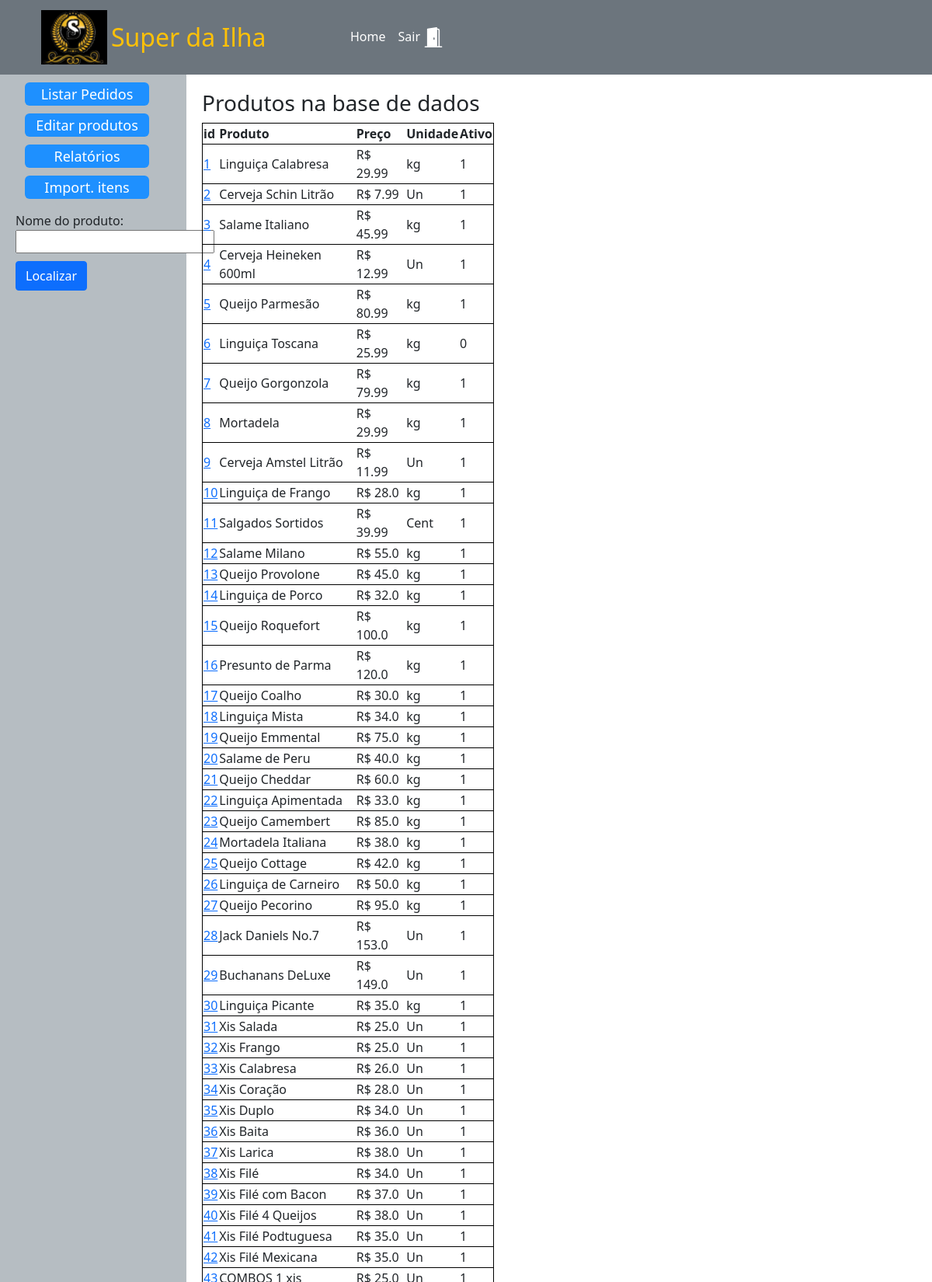
The app's page /edpr/0 (upper part) with its own data.
### tables this page shows
CREATE TABLE "produtos" (
	"idproduto"	INTEGER NOT NULL,
	"produto"	TEXT NOT NULL,
	"descricao"	TEXT NOT NULL,
	"preco"	REAL NOT NULL,
	"unidade"	TEXT NOT NULL,
	"preco_promo"	REAL,
	"grupo"	INTEGER NOT NULL,
	"promo"	TEXT,
	"imagem"	TEXT NOT NULL,
	"adicionais"	TEXT,
	"molhos"	TEXT,
	"ativo"	INTEGER NOT NULL DEFAULT 1,
	PRIMARY KEY("idproduto" AUTOINCREMENT)
);

### main.py (the view, shortened to what this page needs)
@app.route('/edpr/<id>',methods=['POST','GET'])
def edpr(id:str):
    if id=="0":
        conn = get_db_connection()
        lprodutos = conn.execute('SELECT * FROM produtos').fetchall()
        conn.close()
    elif id=="where":
        query =  request.form.get('pesquisa')
        consulta =f'SELECT * FROM produtos WHERE descricao like "%{query}%" or produto like "%{query}%" '
        conn = get_db_connection()
        lprodutos = conn.execute(consulta).fetchall()
        conn.close()
    else:
        conn = get_db_connection()
        lprodutos = conn.execute('SELECT * FROM produtos where idproduto=?',(id,)).fetchall()
        conn.close()
    if lprodutos is not None:
        return render_template('editp.html',produtos=lprodutos,)
    else:
        return redirect('/edpr/*')

### main.py (called while the page is built)
def get_db_connection():
    conn = sqlite3.connect('base.db')
    conn.row_factory = sqlite3.Row
    return conn

### templates/editp.html (shortened to what this page needs)
<!doctype html>
<html lang="pt-br">
  <head>
     <link href="https://cdn.jsdelivr.net/npm/bootstrap@5.0.2/dist/css/bootstrap.min.css" rel="stylesheet">
     <link rel="stylesheet" href="/static/css/estilo.css" >
  </head>
  <body>
    <header>
        <nav class="navbar navbar-expand-lg navbar-light bg-secondary text-white">
            <div class="container-fluid">
                <a class="navbar-brand" href="/"></a><img src="/static/logo_b.png" alt="" height="80" width="95" style="padding: 5px" >
              <a class="navbar-brand text-warning w-25 fs-2" href="/" >  Super da Ilha</a>
              <div class="collapse navbar-collapse" id="navbarSupportedContent">
                <ul class="navbar-nav me-auto mb-2 mb-lg-0">
                  <li class="nav-item">
                    <a class="nav-link active text-white" aria-current="page" href="/">Home</a>
                  </li>
                  <li class="d-flex ">
                    <a class="nav-link text-white" href="/logout">Sair </a>
                  </li>
               </ul>
              </div>
            </div>
          </nav>
    </header>
    <div class="meucontainer" >
      <div class="coluna1">
          <ul style="list-style-type: none;">
              <li><button class="op"><a style="text-decoration: none;color: white;" href="/admin">Listar Pedidos</a></li>
              <li><button class="op"><a style="text-decoration: none;color: white;"  href="/edpr/0">Editar produtos</a></button></li>
              <li><button class="op"><a style="text-decoration: none;color: white;" href="/">Relatórios</a></li>
              <li><button class="op"><a style="text-decoration: none;color: white;"  href="/">Import. itens</a></li>
          </ul>
          <form id="localizar" style="padding-left:20px;" action="/edpr/where" method="POST" >
            <label for="data">Nome do produto:</label><br>
            <input type="text" style="width:16rem" id="pesquisa" name="pesquisa" ><br>
            <button type="submit" class="btn btn-primary" >Localizar</button>
          </form>
      </div>
      <div class="corpo">
        <h3 style="align:center;">Produtos na base de dados</h3>
        <div>
          <table style="border:1px solid black; width:50%;">
            <tr style="border:1px solid black;">
              <th>id</th>
              <th>Produto</th>
              <th>Preço</th>
              <th>Unidade</th>
              <th>Ativo</th>
            </tr>
            {% for produto in produtos %}
              <tr style="border:1px solid black;">
                  <td><a href="/altprd/{{produto[0]}}">{{produto[0]}}</td>
                  <td>{{produto[1]}} </td>
                  <td>R$ {{produto[3]}} </td>
                  <td>{{produto[4]}}</td>
                  <td>{{produto[11]}}</td>
              </tr>
            {% endfor %}
          </table>
        </div>
      </div>
    </div>
  </body>
</html>

### static/css/estilo.css (style rules this page uses)
button { border: none; border-radius: 6px; cursor: pointer; margin-top: 10px; }
.op { width: 160px; text-decoration: none; height: 30px; font-size: 18px; background-color: dodgerblue; color: white; }
nav { -webkit-flex: 1; -ms-flex: 1; flex: 2; background: #ccc; padding: 20px; }
nav ul { list-style-type: none; padding: 0; }
.meucontainer { display: flex; }
.coluna1 { width:20%; border-left: 15PX; background-color: rgb(182, 189, 194); }
.corpo { width:66%; padding: 20px 20px 20px 20px; }

### records on screen
produtos: idproduto "1", produto "Linguiça Calabresa", preco "29.99", unidade "kg", ativo "1"
produtos: idproduto "2", produto "Cerveja Schin Litrão", preco "7.99", unidade "Un", ativo "1"
produtos: idproduto "3", produto "Salame Italiano", preco "45.99", unidade "kg", ativo "1"
produtos: idproduto "4", produto "Cerveja Heineken 600ml", preco "12.99", unidade "Un", ativo "1"
produtos: idproduto "5", produto "Queijo Parmesão", preco "80.99", unidade "kg", ativo "1"
produtos: idproduto "6", produto "Linguiça Toscana", preco "25.99", unidade "kg", ativo "0"
produtos: idproduto "7", produto "Queijo Gorgonzola", preco "79.99", unidade "kg", ativo "1"
produtos: idproduto "8", produto "Mortadela", preco "29.99", unidade "kg", ativo "1"
produtos: idproduto "9", produto "Cerveja Amstel Litrão", preco "11.99", unidade "Un", ativo "1"
produtos: idproduto "10", produto "Linguiça de Frango", preco "28.0", unidade "kg", ativo "1"
produtos: idproduto "11", produto "Salgados Sortidos", preco "39.99", unidade "Cent", ativo "1"
produtos: idproduto "12", produto "Salame Milano", preco "55.0", unidade "kg", ativo "1"
produtos: idproduto "13", produto "Queijo Provolone", preco "45.0", unidade "kg", ativo "1"
produtos: idproduto "14", produto "Linguiça de Porco", preco "32.0", unidade "kg", ativo "1"
produtos: idproduto "15", produto "Queijo Roquefort", preco "100.0", unidade "kg", ativo "1"
produtos: idproduto "16", produto "Presunto de Parma", preco "120.0", unidade "kg", ativo "1"
produtos: idproduto "17", produto "Queijo Coalho", preco "30.0", unidade "kg", ativo "1"
produtos: idproduto "18", produto "Linguiça Mista", preco "34.0", unidade "kg", ativo "1"
produtos: idproduto "19", produto "Queijo Emmental", preco "75.0", unidade "kg", ativo "1"
produtos: idproduto "20", produto "Salame de Peru", preco "40.0", unidade "kg", ativo "1"
produtos: idproduto "21", produto "Queijo Cheddar", preco "60.0", unidade "kg", ativo "1"
produtos: idproduto "22", produto "Linguiça Apimentada", preco "33.0", unidade "kg", ativo "1"
produtos: idproduto "23", produto "Queijo Camembert", preco "85.0", unidade "kg", ativo "1"
produtos: idproduto "24", produto "Mortadela Italiana", preco "38.0", unidade "kg", ativo "1"
produtos: idproduto "25", produto "Queijo Cottage", preco "42.0", unidade "kg", ativo "1"
produtos: idproduto "26", produto "Linguiça de Carneiro", preco "50.0", unidade "kg", ativo "1"
produtos: idproduto "27", produto "Queijo Pecorino", preco "95.0", unidade "kg", ativo "1"
produtos: idproduto "28", produto "Jack Daniels No.7", preco "153.0", unidade "Un", ativo "1"
produtos: idproduto "29", produto "Buchanans DeLuxe", preco "149.0", unidade "Un", ativo "1"
produtos: idproduto "30", produto "Linguiça Picante", preco "35.0", unidade "kg", ativo "1"
produtos: idproduto "31", produto "Xis Salada", preco "25.0", unidade "Un", ativo "1"
produtos: idproduto "32", produto "Xis Frango", preco "25.0", unidade "Un", ativo "1"
produtos: idproduto "33", produto "Xis Calabresa", preco "26.0", unidade "Un", ativo "1"
produtos: idproduto "34", produto "Xis Coração", preco "28.0", unidade "Un", ativo "1"
produtos: idproduto "35", produto "Xis Duplo", preco "34.0", unidade "Un", ativo "1"
produtos: idproduto "36", produto "Xis Baita", preco "36.0", unidade "Un", ativo "1"
produtos: idproduto "37", produto "Xis Larica", preco "38.0", unidade "Un", ativo "1"
produtos: idproduto "38", produto "Xis Filé", preco "34.0", unidade "Un", ativo "1"
produtos: idproduto "39", produto "Xis Filé com Bacon", preco "37.0", unidade "Un", ativo "1"
produtos: idproduto "40", produto "Xis Filé 4 Queijos", preco "38.0", unidade "Un", ativo "1"
produtos: idproduto "41", produto "Xis Filé Podtuguesa", preco "35.0", unidade "Un", ativo "1"
produtos: idproduto "42", produto "Xis Filé Mexicana", preco "35.0", unidade "Un", ativo "1"
